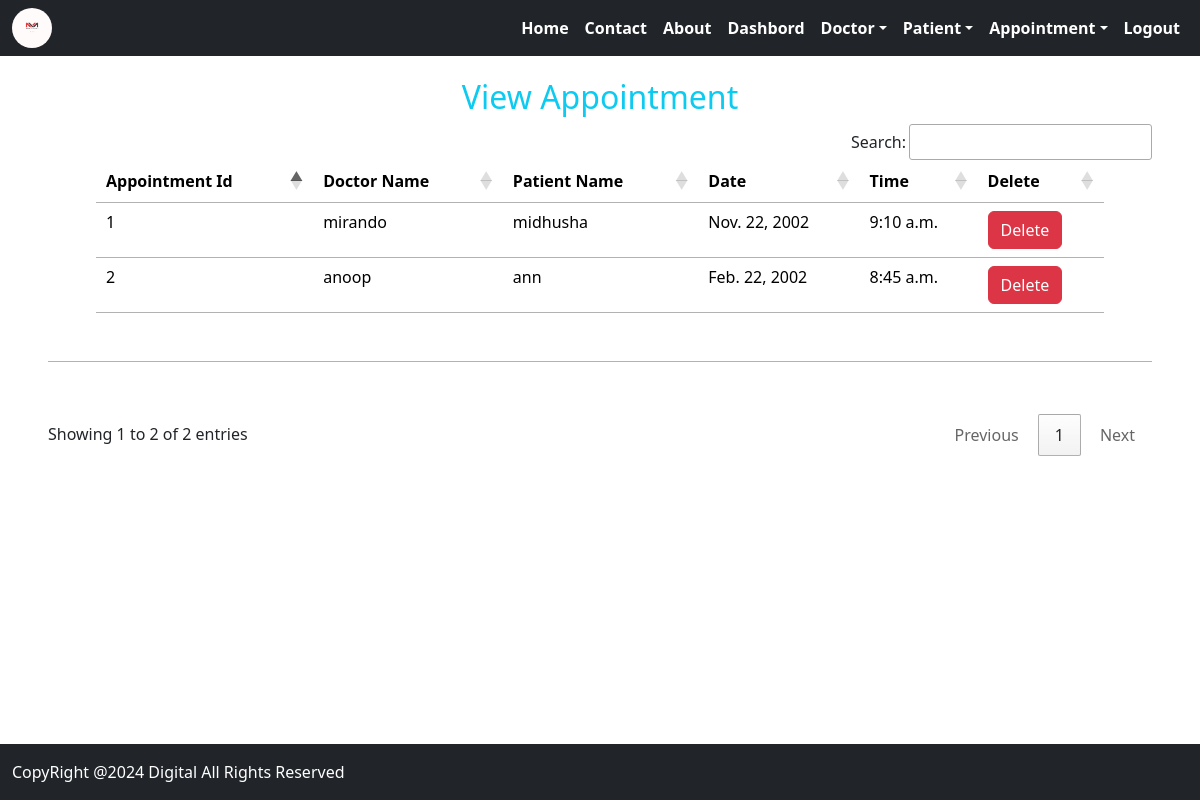
Page /viewapin/ (signed in) on the committed database.
### hospital_app/models.py (models this page shows, shortened)
class appoiment(models.Model):
    doctor=models.ForeignKey(doctor,on_delete=models.CASCADE)
    patient=models.ForeignKey(patient,on_delete=models.CASCADE)
    date=models.DateField()
    time=models.TimeField()

class doctor(models.Model):
    name = models.CharField(max_length=20)
    mobile = models.IntegerField()
    special = models.CharField(max_length=50)
    def __str__(self):
        return self.name

class patient(models.Model):
    name = models.CharField(max_length=30)
    gender = models.CharField(max_length=10)
    mobile = models.IntegerField(null=True)
    address = models.TextField()
    def __str__(self):
        return self.name

### hospital_app/views.py (the view)
# urls.py: path('viewapin/',views.view_appointment,name="viewapin"),
def view_appointment(request):
    if not request.user.is_staff:
        return redirect('login')
    doc = appoiment.objects.all()
    d = {'doc':doc}
    return render(request,'view_appointment.html',d)

### hospital_app/templates/view_appointment.html
{% include "base.html" %}
{% include "navigation.html" %}
{% block content %}
{% load static %}
<div class="mb-5 p-5 pt-0" style="margin-top: 54px;">
    <h2 class="text-center text-info"> View Appointment</h2>
    <table id="example" class="table mx-auto table-hover mb-5 p-5 pt-0">
        <thead>
            <tr>
                <th>Appointment Id</th>
                <th>Doctor Name</th>
                <th>Patient Name</th>
                <th>Date</th>
                <th>Time</th>
                <th>Delete</th>
            </tr>
        </thead>
        <tbody>
            {% for i in doc %}
            <tr>
                <td>{{i.id}}</td>
                <td>{{i.doctor}}</td>
                <td>{{i.patient}}</td>
                <td>{{i.date}}</td>
                <td>{{i.time}}</td>
                <td><a href="{% url 'deleteapin' i.id %}" onclick="return confirm('are you sure to delete')"
                        class="btn btn-danger">Delete</a></td>
            </tr>
            {% endfor %}
        </tbody>
    </table>
</div>
{% endblock content %}
{% include "footer.html" %}

### rows in the picture
appoiment: id "1", doctor "mirando", patient "midhusha", date "Nov. 22, 2002", time "9:10 a.m."
appoiment: id "2", doctor "anoop", patient "ann", date "Feb. 22, 2002", time "8:45 a.m."
